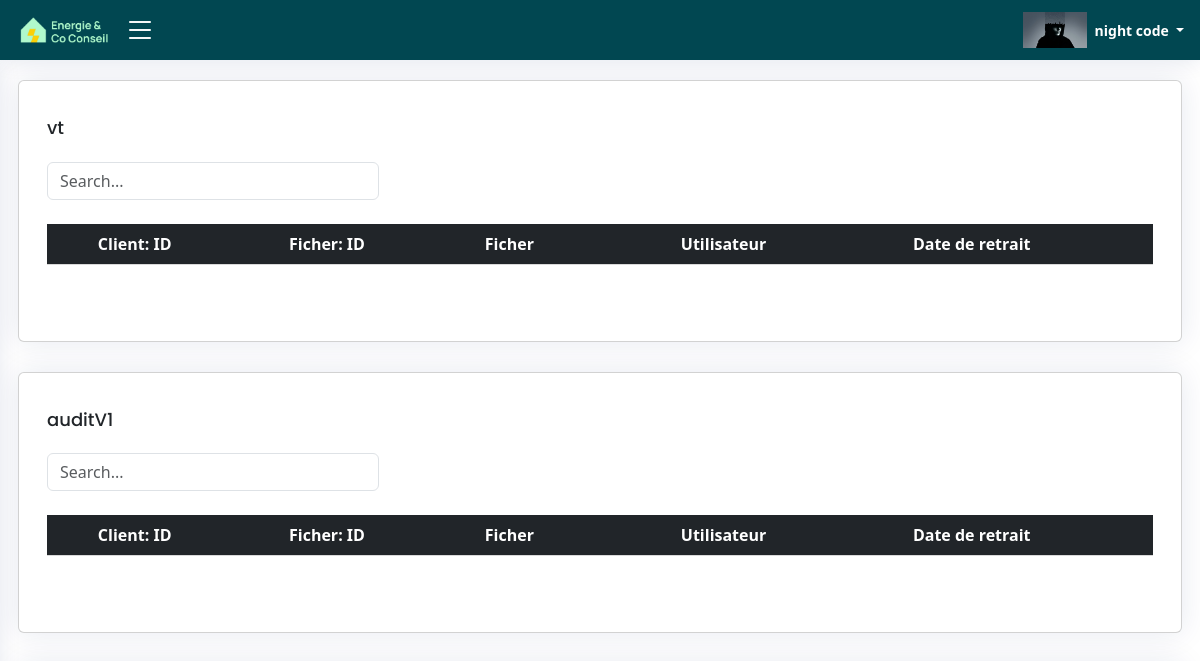
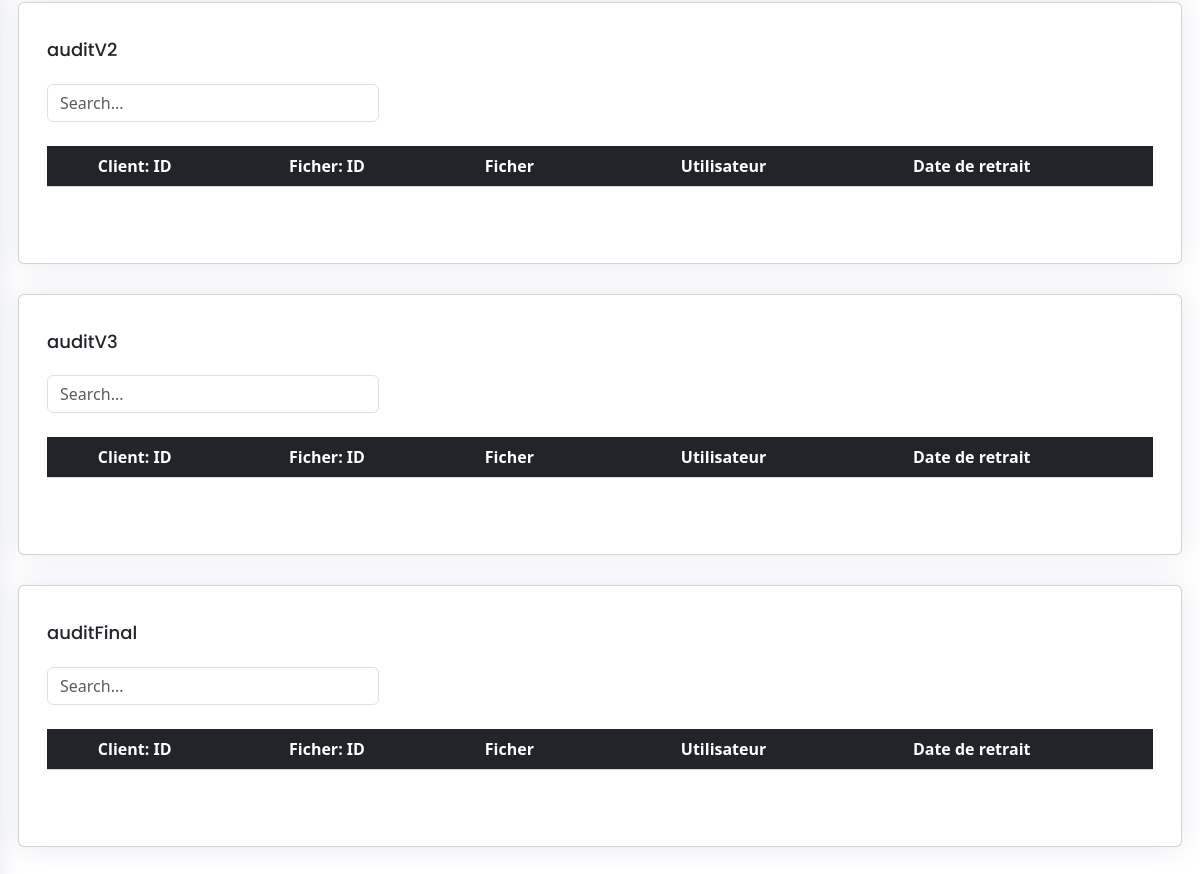
Before: /corbeille/ (signed in) with the older database file (2 pictures, top to bottom).
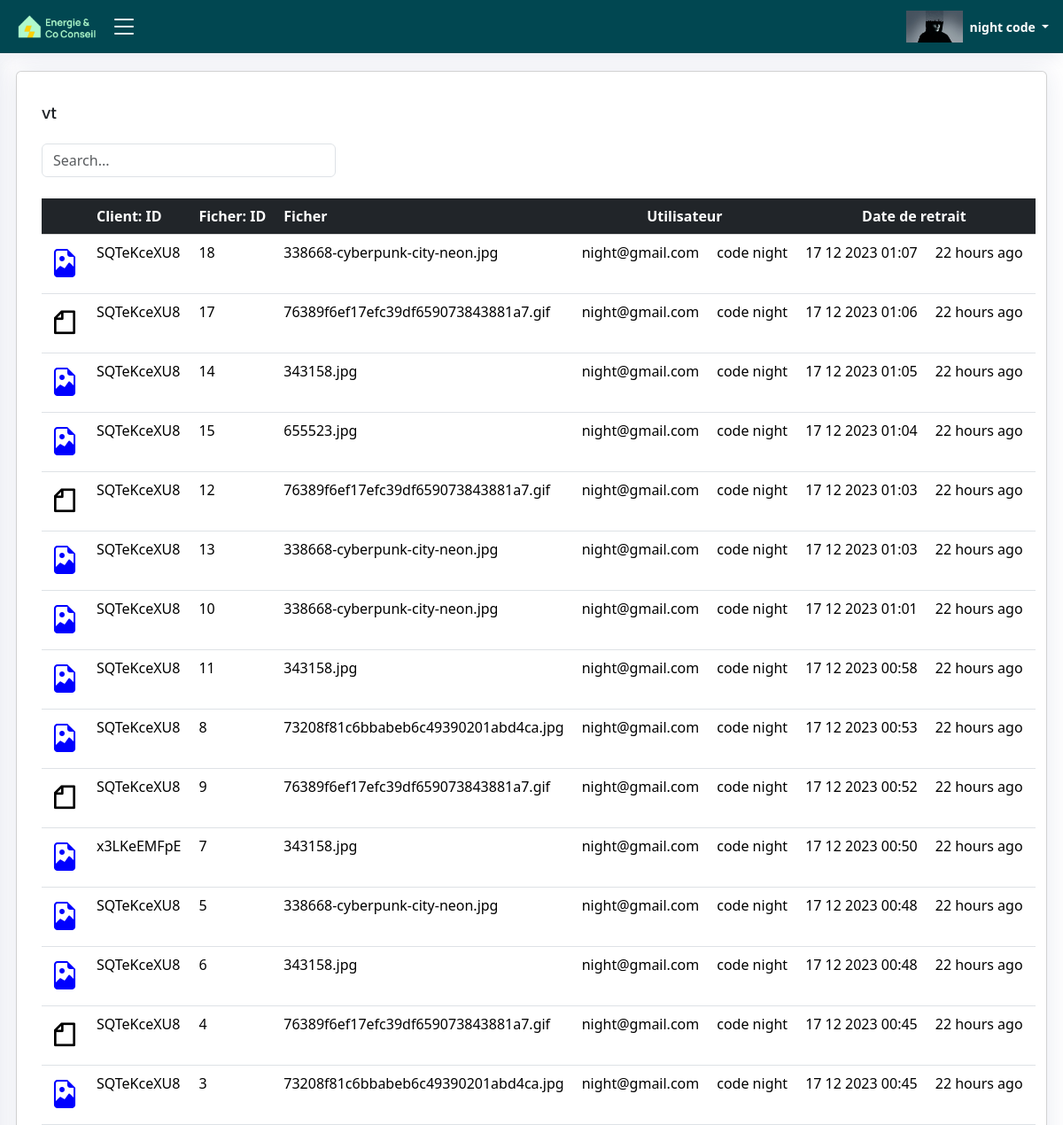
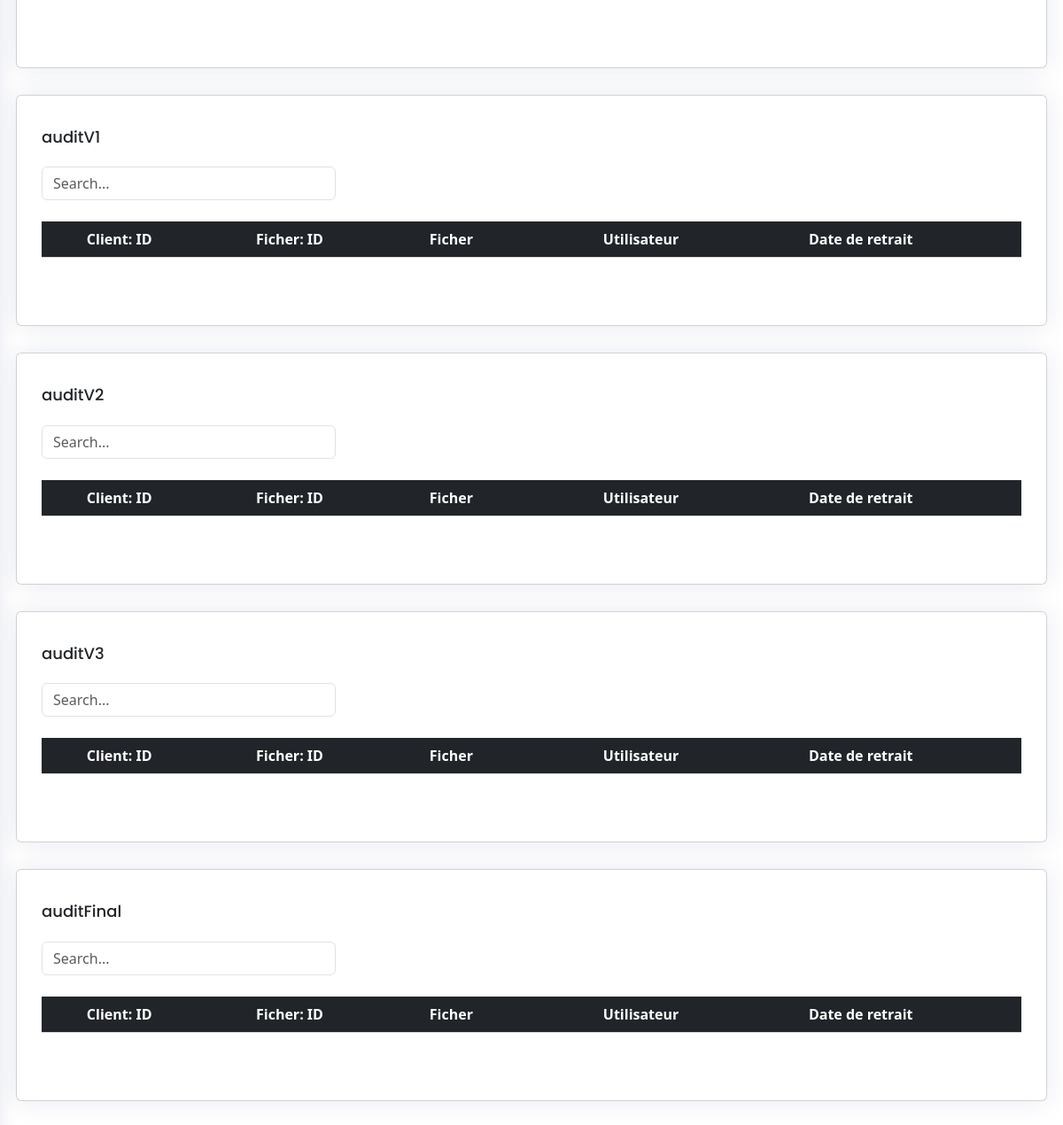
After: the same page with the newer database file (2 pictures, top to bottom).
### ERapp/models.py (models this page shows, shortened)
class file_table_vt(models.Model):
    file_removed_date = models.DateTimeField(auto_now=True,null=True,blank=True)
    file_removed_user_email = models.CharField(max_length=255,blank=True)
    file_removed_user_FN = models.CharField(max_length=255,blank=True)
    file_removed_user_LN = models.CharField(max_length=255,blank=True)
    file_removed = models.BooleanField(default=False)
    file_index = models.AutoField(primary_key=True)
    file_id = models.CharField(max_length=255,blank=True)
    file_name = models.CharField(max_length=255,blank=True)
    file_save = models.FileField(upload_to=f'uploads/data/vt',blank=True ,unique=True)
    file_format = models.CharField(max_length=255,blank=True)

### ERapp/views.py (the view)
# urls.py: path('corbeille/', corbeille, name="corbeille" ),
@login_required
def corbeille(request):
    redirect_page="/historique_des_fichiers/"
    datafiles_VT = file_table_vt.objects.filter(file_removed=True)
    datafiles_AuditV1 = file_table_auditV1.objects.filter(file_removed=True)
    datafiles_AuditV2 = file_table_auditV2.objects.filter(file_removed=True)
    datafiles_AuditV3 = file_table_auditV3.objects.filter(file_removed=True)
    datafiles_AuditFinal = file_table_auditFinal.objects.filter(file_removed=True)
    model_type=[{'index':1,'model':datafiles_VT,'name':"vt"},
                {'index':2,'model':datafiles_AuditV1,'name':"auditV1"},
                {'index':3,'model':datafiles_AuditV2,'name':"auditV2"},
                {'index':4,'model':datafiles_AuditV3,'name':"auditV3"},
                {'index':5,'model':datafiles_AuditFinal,'name':"auditFinal"}]
    return render(request, 'html/corbeille.html',{'datafiles_VT': datafiles_VT ,
                                                  'datafiles_AuditV1': datafiles_AuditV1 ,
                                                  'datafiles_AuditV2': datafiles_AuditV2 ,
                                                  'datafiles_AuditV3': datafiles_AuditV3 ,
                                                  'datafiles_AuditFinal':datafiles_AuditFinal,
                                                  'redirect_next_page':redirect_page,
                                                  'model_type':model_type})

### ERapp/templates/html/corbeille.html (shortened to what the changed rows need)
{% load static %}
{% load l10n %}
{% load humanize %}
<!DOCTYPE html>
<html lang="fr">
<head>
  <link rel="stylesheet" href="https://cdnjs.cloudflare.com/ajax/libs/font-awesome/5.15.3/css/all.min.css">
  <link href="{% static 'css/style.css' %}" rel="stylesheet" type="text/css">
  <link href="{% static 'vendor/bootstrap/css/bootstrap.min.css' %}" rel="stylesheet">
  <link href="{% static 'vendor/bootstrap-icons/bootstrap-icons.css' %}" rel="stylesheet">
  <link href="{% static 'vendor/boxicons/css/boxicons.min.css' %}" rel="stylesheet">
  <link href="{% static 'vendor/quill/quill.snow.css' %}" rel="stylesheet">
  <link href="{% static 'vendor/quill/quill.bubble.css' %}" rel="stylesheet">
  <link href="{% static 'vendor/remixicon/remixicon.css' %}" rel="stylesheet">
  <link href="{% static 'vendor/simple-datatables/style.css' %}" rel="stylesheet">
</head>
<body onload="load()">
  {% if user.is_authenticated and "auditeur" in user.role %}
  <main id="main" class="main">
    {% for model_type in model_type %}
    <section class="section">
      <div class="row" >
        <div class="card ">
        <div class="overflow-auto">
            <div class="card-body">
              <h5 class="card-title ">{{model_type.name}}</h5>
              <input class="form-control" type="text" id="filterInput_{{ model_type.index }}" placeholder="Search..." style="width:30%;min-width:100px;">
              <form method="POST"   enctype="multipart/form-data" id="myForm">
                <table class="table  table-hover datatable datatable-table" id="tableDATA_{{model_type.index}}" cellspacing="0" >
                  <thead class="table-dark text-center">
                    <th></th>
                    <th>Client: ID</th>
                    <th>Ficher: ID</th>
                    <th>Ficher</th>
                    <th colspan=2 class="text-center">Utilisateur</th>
                    <th colspan=2 class="text-center">Date de retrait</th>
                    <th></th>
                  </thead>
                  <tbody  id="myTable_{{model_type.index}}">
                    {% for F in model_type.model|dictsortreversed:"file_removed_date" %}
                      <tr id="tr_for_{{model_type.name}}_{{F.file_id}}_{{F.file_index}}">
                        <td class="">
                          {% if F.file_format == "excel" %}
                            <a class="nav-link nav-icon show"  href="{{ F.file_save.url }}" download><i class="ri-file-excel-2-line fa-2x color_green" ></i></a>
                          {% elif F.file_format == "pdf" %}
                            <a class="nav-link nav-icon show"  href="{{ F.file_save.url }}" download><i class="bi bi-file-earmark-pdf fa-2x color_red_important" ></i></a>
                          {% elif F.file_format == "image" %}
                            <a class="nav-link nav-icon show" href="{{ F.file_save.url }}" download><i class="bi bi-file-earmark-image fa-2x color_blue" ></i></a>
                          {% elif F.file_format == "word" %}
                            <a class="nav-link nav-icon show" href="{{ F.file_save.url }}" download><i class="bi bi-file-earmark-word fa-2x color_blue_2" ></i></a>
                          {% elif F.file_format == "pz2" %}
                            <a class="nav-link nav-icon show" href="{{ F.file_save.url }}" download><i class="bi bi-file-ppt fa-2x " ></i></a>
                          {% else %}
                            <a class="nav-link nav-icon show"  href="{{ F.file_save.url }}" download><i class="ri-file-line fa-2x" ></i></a>
                          {% endif %}
                        </td>
                        <td class=""><p>{{ F.file_id }}</p></td>
                        <td class=""><p>{{ F.file_index }}</p></td>
                        <td class=""><p>{{ F.file_name }}</p></td>
                        <td class=""><p>{{ F.file_removed_user_email }}</p></td>
                        <td class=""><p>{{ F.file_removed_user_LN }} {{ F.file_removed_user_FN }}</p></td>
                        <td class=""><p>{{ F.file_removed_date|date:_("d m Y H:i") }}</p></td>
                        <td class=""><p>{{ F.file_removed_date|naturaltime }}</p></td>
                        <td class="">
                        </td>
                      </tr>
                    {% endfor %}
                  </tbody>
                </table>
              </form>
            </div>
        </div>
        </div>
      </div>
    </section>
    {% endfor %}
  </main>
  {% else %}
  <script>
    window.location.href = "{% url 'not_logged_in' %}";
  </script>
  {% endif %}
</body>
</html>

Changed rows visible on the page:
added file_table_vt: file_id "SQTeKceXU8", file_index "18", file_name "338668-cyberpunk-city-neon.jpg", file_removed_user_email "night@gmail.com", file_removed_user_LN "code", file_removed_user_FN "night", file_removed_date "17 12 2023 01:07", file_removed_date "22 hours ago"
added file_table_vt: file_id "SQTeKceXU8", file_index "17", file_name "76389f6ef17efc39df659073843881a7.gif", file_removed_user_email "night@gmail.com", file_removed_user_LN "code", file_removed_user_FN "night", file_removed_date "17 12 2023 01:06", file_removed_date "22 hours ago"
added file_table_vt: file_id "SQTeKceXU8", file_index "14", file_name "343158.jpg", file_removed_user_email "night@gmail.com", file_removed_user_LN "code", file_removed_user_FN "night", file_removed_date "17 12 2023 01:05", file_removed_date "22 hours ago"
added file_table_vt: file_id "SQTeKceXU8", file_index "15", file_name "655523.jpg", file_removed_user_email "night@gmail.com", file_removed_user_LN "code", file_removed_user_FN "night", file_removed_date "17 12 2023 01:04", file_removed_date "22 hours ago"
added file_table_vt: file_id "SQTeKceXU8", file_index "12", file_name "76389f6ef17efc39df659073843881a7.gif", file_removed_user_email "night@gmail.com", file_removed_user_LN "code", file_removed_user_FN "night", file_removed_date "17 12 2023 01:03", file_removed_date "22 hours ago"
added file_table_vt: file_id "SQTeKceXU8", file_index "13", file_name "338668-cyberpunk-city-neon.jpg", file_removed_user_email "night@gmail.com", file_removed_user_LN "code", file_removed_user_FN "night", file_removed_date "17 12 2023 01:03", file_removed_date "22 hours ago"
added file_table_vt: file_id "SQTeKceXU8", file_index "10", file_name "338668-cyberpunk-city-neon.jpg", file_removed_user_email "night@gmail.com", file_removed_user_LN "code", file_removed_user_FN "night", file_removed_date "17 12 2023 01:01", file_removed_date "22 hours ago"
added file_table_vt: file_id "SQTeKceXU8", file_index "11", file_name "343158.jpg", file_removed_user_email "night@gmail.com", file_removed_user_LN "code", file_removed_user_FN "night", file_removed_date "17 12 2023 00:58", file_removed_date "22 hours ago"
added file_table_vt: file_id "SQTeKceXU8", file_index "8", file_name "73208f81c6bbabeb6c49390201abd4ca.jpg", file_removed_user_email "night@gmail.com", file_removed_user_LN "code", file_removed_user_FN "night", file_removed_date "17 12 2023 00:53", file_removed_date "22 hours ago"
added file_table_vt: file_id "SQTeKceXU8", file_index "9", file_name "76389f6ef17efc39df659073843881a7.gif", file_removed_user_email "night@gmail.com", file_removed_user_LN "code", file_removed_user_FN "night", file_removed_date "17 12 2023 00:52", file_removed_date "22 hours ago"
added file_table_vt: file_id "x3LKeEMFpE", file_index "7", file_name "343158.jpg", file_removed_user_email "night@gmail.com", file_removed_user_LN "code", file_removed_user_FN "night", file_removed_date "17 12 2023 00:50", file_removed_date "22 hours ago"
now on this page (row edited): file_table_vt: file_id "SQTeKceXU8", file_index "5", file_name "338668-cyberpunk-city-neon.jpg", file_removed_user_email "night@gmail.com", file_removed_user_LN "code", file_removed_user_FN "night", file_removed_date "17 12 2023 00:48", file_removed_date "22 hours ago"
now on this page (row edited): file_table_vt: file_id "SQTeKceXU8", file_index "6", file_name "343158.jpg", file_removed_user_email "night@gmail.com", file_removed_user_LN "code", file_removed_user_FN "night", file_removed_date "17 12 2023 00:48", file_removed_date "22 hours ago"
now on this page (row edited): file_table_vt: file_id "SQTeKceXU8", file_index "4", file_name "76389f6ef17efc39df659073843881a7.gif", file_removed_user_email "night@gmail.com", file_removed_user_LN "code", file_removed_user_FN "night", file_removed_date "17 12 2023 00:45", file_removed_date "22 hours ago"
now on this page (row edited): file_table_vt: file_id "SQTeKceXU8", file_index "3", file_name "73208f81c6bbabeb6c49390201abd4ca.jpg", file_removed_user_email "night@gmail.com", file_removed_user_LN "code", file_removed_user_FN "night", file_removed_date "17 12 2023 00:45", file_removed_date "22 hours ago"
